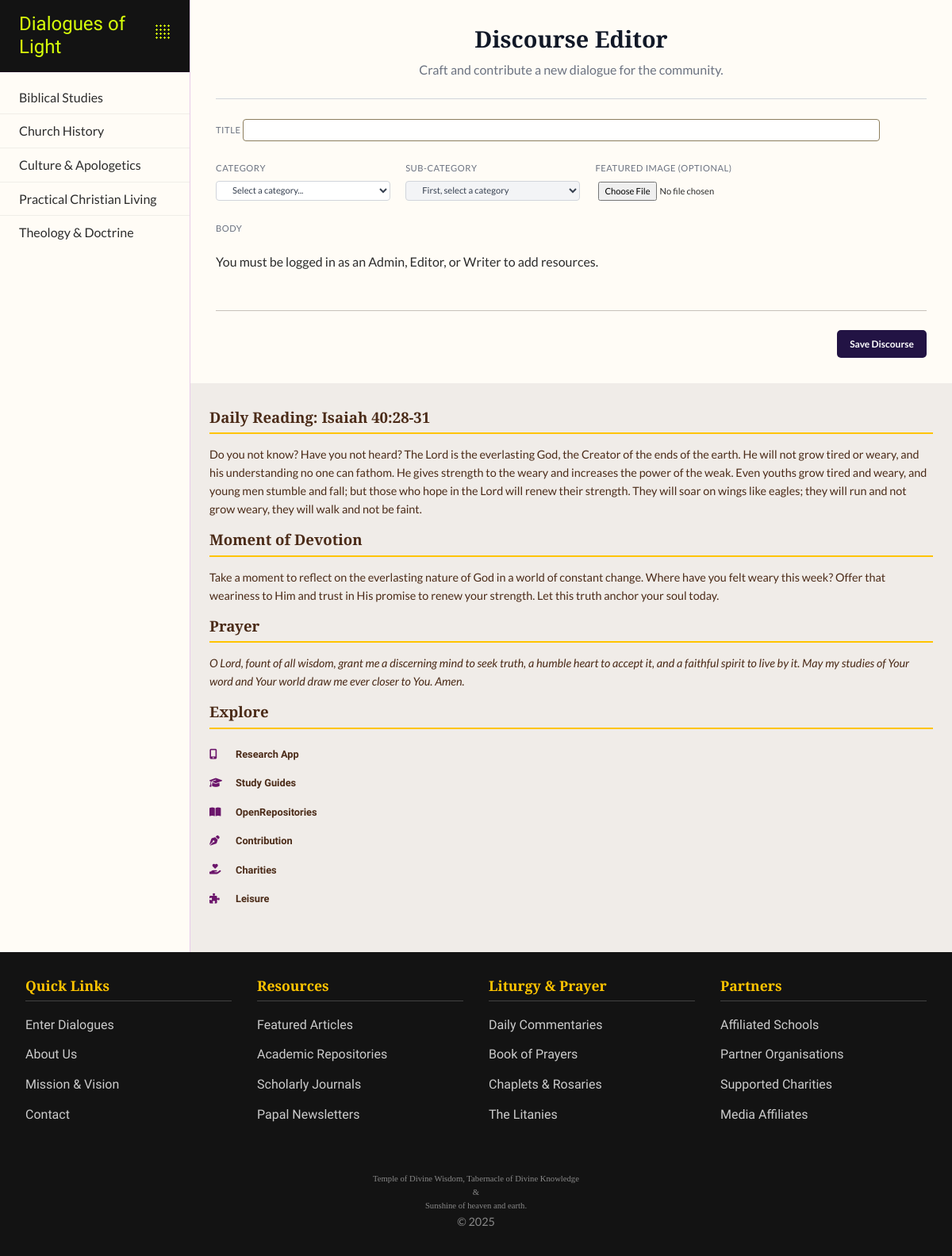
The page /discourse/7 on the database its author committed.
### app/dol_db/models.py (models this page shows, shortened)
class Resource(db.Model):
    __tablename__ = 'resources'
    id = db.Column(db.Integer, primary_key=True)
    discourse_id = db.Column(db.Integer, db.ForeignKey('discourse_blogs.id'), nullable=False)
    type = db.Column(db.Enum(ResourceType), nullable=False)
    name = db.Column(db.String(200), nullable=False) # e.g., "Psalm 19:1" or "On the Incarnation"
    medium = db.Column(db.Enum(ResourceMedium)) # e.g., "Book", "Journal Article"
    link = db.Column(db.String(512)) # URL or reference text
    discourse = db.relationship('DiscourseBlog', back_populates='resources')

class Category(db.Model):
    __tablename__ = 'categories'
    id = db.Column(db.Integer, primary_key=True)
    name = db.Column(db.String(100), unique=True, nullable=False)
    subcategories = db.relationship('SubCategory', back_populates='category', lazy=True, cascade="all, delete-orphan")

class SubCategory(db.Model):
    __tablename__ = 'subcategories'
    id = db.Column(db.Integer, primary_key=True)
    name = db.Column(db.String(100), nullable=False)
    category_id = db.Column(db.Integer, db.ForeignKey('categories.id'), nullable=False)
    category = db.relationship('Category', back_populates='subcategories')
    discourses = db.relationship('DiscourseBlog', back_populates='subcategory', lazy='dynamic')
    __table_args__ = (db.UniqueConstraint('name', 'category_id', name='_name_category_uc'),)

### app/dol_discourse/disc_routes.py (the view)
@discourse_bp.route('/<int:discourse_id>')
def view_discourse(discourse_id):
    discourse = DiscourseBlog.query\
        .options(
            joinedload(DiscourseBlog.subcategory).joinedload(SubCategory.category),
            joinedload(DiscourseBlog.author),
            joinedload(DiscourseBlog.resources) # Also load resources
        )\
        .get_or_404(discourse_id) # .get_or_404 is perfect for this, it will show a "Not Found" page if the ID is invalid.
    return render_template('discourse.html', discourse=discourse)

### app/dol_discourse/disc_routes.py (called while the page is built)
@discourse_bp.app_context_processor
def inject_enums_for_discourse_templates():
    def get_resource_types():
        return list(ResourceType)
    def get_resource_mediums():
        return list(ResourceMedium)
    return dict(
        get_resource_types=get_resource_types,
        get_resource_mediums=get_resource_mediums
    )

### app/routes.py (called while the page is built)
@bp.app_context_processor
def inject_now():
    return {'now': datetime.utcnow}

### app/dol_discourse/templates/discourse/discourse.html (shortened to what this page needs)
{% extends "layout.html" %}
{% block head_extensions %}
    <link rel="stylesheet" href="{{ url_for('discourse.static', filename='discourse.css') }}">
    <link href="https://cdn.jsdelivr.net/npm/quill@2.0.3/dist/quill.snow.css" rel="stylesheet">
{% endblock %}
{% block content %}
<div class="editor-container-full-width">
    <div class="editor-header">
        <h3>Discourse Editor</h3>
        <p>Craft and contribute a new dialogue for the community.</p>
    </div>
    <form id="discourse-editor-form">
        <div class="metadata-row">
            <div class="form-group-sm form-col-12">
                <label for="discourse-title-input">Title</label>
                <input type="text" id="discourse-title-input" name="title" required>
            </div>
            <div class="form-group-sm form-col-2">
                <label for="discourse-category-select">Category</label>
                <select id="discourse-category-select" name="category" required>
                    <option value="" disabled selected>Select a category...</option>
                </select>
            </div>
            <div class="form-group-sm form-col-2">
                <label for="discourse-subcategory-select">Sub-Category</label>
                <select id="discourse-subcategory-select" name="subcategory_id" required disabled>
                    <option value="">First, select a category</option>
                </select>
            </div>
            <div class="form-group-sm form-col-2">
                <label for="featured-image-input">Featured Image (Optional)</label>
                <input type="file" id="featured-image-input" name="featured_image" accept="image/jpeg, image/png, image/webp">
            </div>
        </div>
        <div class="form-group-sm">
            <label for="editor-target-div">Body</label>
        </div>
        {% if current_user.is_authenticated and (current_user.has_role('Admin') or current_user.has_role('Editor') or current_user.has_role('Writer')) %}
         <div class="form-group-sm">
        <label for="editor-target-div">References</label>
            <div class="resources-staging-area">
                <div class="section-header-with-button">
                    <button type="button" class="btn-add-resource" data-modal-target="add-resource-modal">
                        <i class="fas fa-plus"></i> Add
                    </button>
                </div>
                <div class="resources-table-container">
                    <table id="resources-table">
                        <thead>
                            <tr>
                                <th>Type</th>
                                <th>Medium</th>
                                <th>Name</th>
                                <th>Link</th>
                                <th>Actions</th>
                            </tr>
                        </thead>
                        <tbody id="resources-table-body">
                        </tbody>
                    </table>
                    <p id="no-resources-message">No resources have been added yet.</p>
                </div>
            </div>
        </div>
        {% else %}
            <p class="form-warning">You must be logged in as an Admin, Editor, or Writer to add resources.</p>
        {% endif %}
        <div class="form-footer">
            <button type="submit" class="btn-submit">Save Discourse</button>
        </div>
    </form>
</div>
{% endblock %}

### app/templates/layout.html (shortened to what this page needs)
<!DOCTYPE html>
<html lang="en">
<head>
    <link rel="stylesheet" href="https://cdnjs.cloudflare.com/ajax/libs/font-awesome/6.4.0/css/all.min.css">
    <link rel="stylesheet" href="{{ url_for('static', filename='css/bootstrap.min.css') }}">
    <link rel="stylesheet" href="{{ url_for('static', filename='css/bootstrap-icons.css') }}">
    <link rel="stylesheet" href="{{ url_for('static', filename='css/style.css') }}">
    {% block head_extensions %}{% endblock %}
</head>
<body>
    <div class="site-grid">
        <nav class="main-nav " id="main-nav">
            <div class="logo-dropdown" >
                <div class="logo">
                    <a href="{{ url_for('main.splash') }}">
                        <h1>Dialogues of Light</h1>
                    </a>
                </div>
                <div class="header-accent-dots" id="logo-dropdown-trigger"></div>
            </div>
            <ul>
                {% for category in sidebar_data %}
                <li>
                    <a href="#" class="main-topic-link" data-topic-id="{{ category.id }}">
                        <span>{{ category.name }}</span>
                    </a>
                </li>
                {% endfor %}
            </ul>
        </nav>
        <main class="main-content">
            {% block content %}{% endblock %}
        </main>
        <aside class="right-sidebar">
            <div class="daily-content">
                <section id="daily-reading">
                    <h4>{{ daily_data.get('reading', {}).get('title', 'Daily Reading') }}</h4>
                    <p>{{ daily_data.get('reading', {}).get('body', 'Content unavailable.') }}</p>
                </section>
                <section id="daily-devotion">
                    <h4>{{ daily_data.get('devotion', {}).get('title', 'Moment of Devotion') }}</h4>
                    <p>{{ daily_data.get('devotion', {}).get('body', 'Content unavailable.') }}</p>
                </section>
                <section id="daily-prayer">
                    <h4>{{ daily_data.get('prayer', {}).get('title', 'Prayer') }}</h4>
                    <p><em>{{ daily_data.get('prayer', {}).get('body', 'Content unavailable.') }}</em></p>
                </section>
            </div>
            <div class="sidebar-links">
                <h4>Explore</h4>
                <ul>
                    <li><a href="#"><i class="fas fa-mobile-alt"></i> Research App</a></li>
                    <li><a href="#"><i class="fas fa-graduation-cap"></i> Study Guides</a></li>
                    <li><a href="#"><i class="fas fa-book-open"></i> OpenRepositories</a></li>
                    <li><a href="#"><i class="fas fa-pen-nib"></i> Contribution</a></li>
                    <li><a href="#"><i class="fas fa-hand-holding-heart"></i> Charities</a></li>
                    <li><a href="#"><i class="fas fa-puzzle-piece"></i> Leisure</a></li>
                </ul>
            </div>
        </aside>
    </div>
    <footer class="site-footer">
        <div class="footer-container">
            <div class="footer-column">
                <h4>Quick Links</h4>
                <ul>
                    <li><a href="{{ url_for('discourse.dialogues') }}">Enter Dialogues</a></li>
                    <li><a href="#">About Us</a></li>
                    <li><a href="#">Mission & Vision</a></li>
                    <li><a href="#">Contact</a></li>
                </ul>
            </div>
            <div class="footer-column">
                <h4>Resources</h4>
                <ul>
                    <li><a href="#">Featured Articles</a></li>
                    <li><a href="#">Academic Repositories</a></li>
                    <li><a href="#">Scholarly Journals</a></li>
                    <li><a href="#">Papal Newsletters</a></li>
                </ul>
            </div>
            <div class="footer-column">
                <h4>Liturgy & Prayer</h4>
                <ul>
                    <li><a href="#">Daily Commentaries</a></li>
                    <li><a href="#">Book of Prayers</a></li>
                    <li><a href="#">Chaplets & Rosaries</a></li>
                    <li><a href="#">The Litanies</a></li>
                </ul>
            </div>
            <div class="footer-column">
                <h4>Partners</h4>
                <ul>
                    <li><a href="#">Affiliated Schools</a></li>
                    <li><a href="#">Partner Organisations</a></li>
                    <li><a href="#">Supported Charities</a></li>
                    <li><a href="#">Media Affiliates</a></li>
                </ul>
            </div>
        </div>
        <div class="footer-bottom">
            <p class="tight-p">Temple of Divine Wisdom, Tabernacle of Divine Knowledge</p>
            <p class="tight-p">&</p>
            <p class="tight-p">Sunshine of heaven and earth.</p>
            <p>© {{ now().year }} </p>
        </div>
    </footer>
</body>
</html>

### app/dol_discourse/static/discourse.css (style rules this page uses)
:root { --editor-primary: #8d7e5e; --editor-primary-dark: #eb9c25; --editor-primary-rgb: 59, 130, 246; --editor-bg: #ffffff; --editor-bg-soft: #f9fafb; --editor-bg-mute: #f3f4f6; --editor-text: #374151; --editor-heading: #111827; --editor-text-muted: #6b7280; --editor-border: #d1d5db; --editor-border-soft: #c7c1ba; --editor-success: #28a745; --editor-error: #dc3545; --accent-color: #f5bd04; --royal-violet: #6b156b; --deep-blue: #221344; --soft-pink: #f0ece8; --earth-brown: #4b2b18; --luminous-green: #d6ff0a; }
.editor-container-full-width { width: 100%; padding: 2rem; }
.editor-header { text-align: center; margin-bottom: 1.5rem; padding-bottom: 1.5rem; border-bottom: 1px solid var(--editor-border); }
.editor-header h3 { font-size: 1.8rem; color: var(--editor-heading); margin-bottom: 0.5rem; }
.editor-header p { font-size: 1rem; color: var(--editor-text-muted); max-width: 600px; margin: 0 auto; }
#discourse-editor-form { display: flex; flex-direction: column; gap: 1rem; }
.metadata-row { display: flex; flex-wrap: wrap; gap: 1.2rem; }
@media (min-width: 900px) { .metadata-row .form-col-2 { flex: 0 0 calc(25% - 0.25rem); } }
@media (min-width: 900px) { .metadata-row .form-col-12 { flex: 0 0 calc(100% - 0.25rem); } }
.form-group-sm input[type="file"] { padding: 0.25rem; font-size: 0.7rem; }
.form-group-sm label { font-size: 0.7rem; font-weight: 500; text-transform: uppercase; color: var(--editor-text-muted); margin-bottom: 0.25rem; letter-spacing: 0.5px; }
.form-group-sm input[type="text"] { width: 90%; padding: 0.25rem 1rem; font-size: 0.7rem; border: 1px solid var(--editor-primary); border-radius: 4px; background-color: var(--editor-bg); color: var(--editor-text); transition: border-color 0.2s, box-shadow 0.2s; }
.form-group-sm select { width: 100%; padding: 0.25rem 1rem; font-size: 0.7rem; border: 1px solid var(--editor-border); border-radius: 4px; background-color: var(--editor-bg); color: var(--editor-text); transition: border-color 0.2s, box-shadow 0.2s; }
.form-group-sm select[disabled] { background-color: var(--editor-bg-mute); cursor: not-allowed; }
.form-footer { display: flex; justify-content: space-between; align-items: center; margin-top: 5px; padding-left: calc(33.33% + 15px); }
#discourse-editor-form .form-footer { display: flex; justify-content: space-between; align-items: center; padding-top: 1.5rem; border-top: 1px solid var(--editor-border-soft); margin-top: 1rem; }
.btn-submit { background-color: var(--deep-blue); color: white; padding: 0.5rem 1rem; border: none; border-radius: 5px; cursor: pointer; font-size: 0.75rem; font-weight: 600; transition: background-color 0.2s ease-in-out; }

### rows shown on the page
Resource: name "Biblical Studies"
SubCategory: name "Church History"
SubCategory: name "Culture & Apologetics"
SubCategory: name "Practical Christian Living"
SubCategory: name "Theology & Doctrine"

### other values the page prints
{{ daily_data.get('reading', {}).get('title', 'Daily Reading') }} "Daily Reading: Isaiah 40:28-31"
{{ daily_data.get('devotion', {}).get('title', 'Moment of Devotion') }} "Moment of Devotion"
{{ daily_data.get('prayer', {}).get('title', 'Prayer') }} "Prayer"
